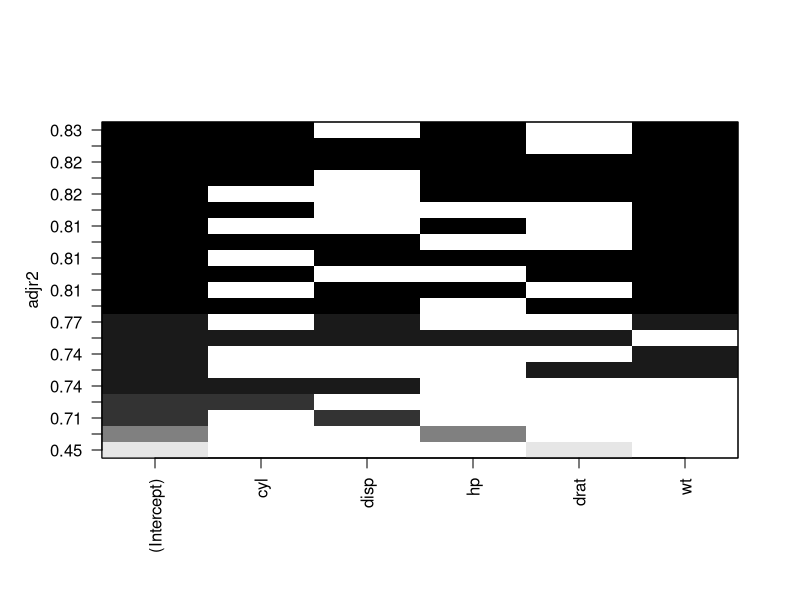
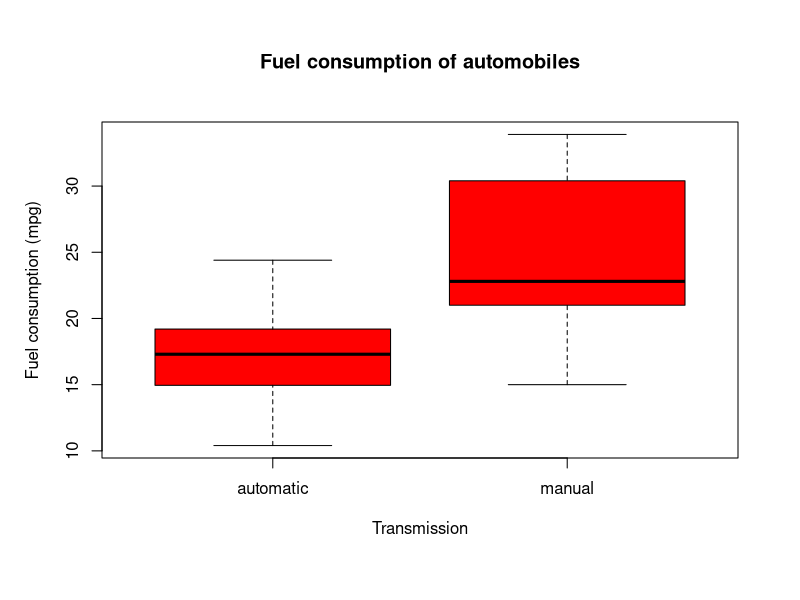
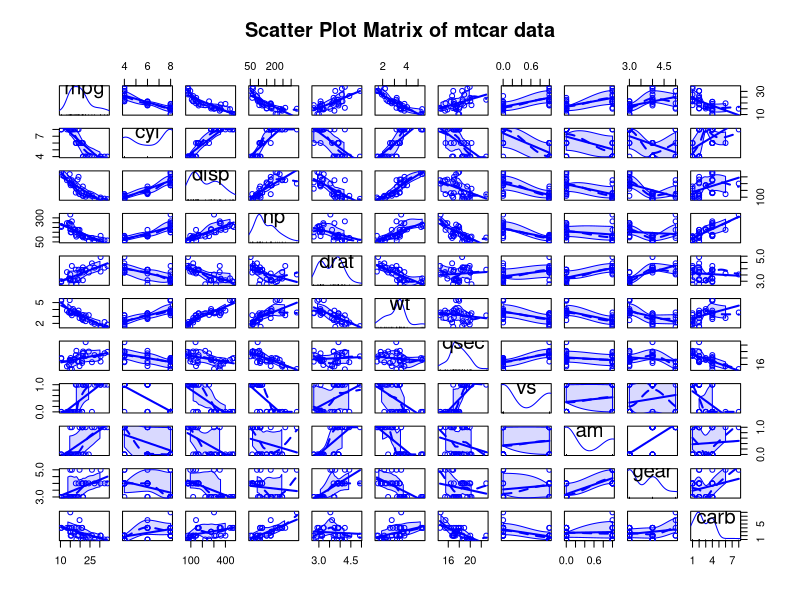

Here is the R script that generated these plots, in order: (Note: this script raises an error after producing the figures.)
## ---- chunk 1
data(mtcars)
d<-as.data.frame(mtcars)
## ---- chunk 2
library(leaps)
leaps<-regsubsets(mpg ~ cyl+disp+hp+drat+wt, data=d, nbest=5)
plot(leaps, scale="adjr2")
## ---- chunk 3
fit<- lm(mpg~ cyl+hp+wt, mtcars)
summary(fit)
## ---- chunk 4
d<-as.data.frame(mtcars)
d$trans[d$am==0]<-"automatic"
d$trans[d$am==1]<-"manual"
d$trans<-as.factor(as.character(d$trans))
boxplot(mpg~trans, data=d, col="red", xlab="Transmission", ylab="Fuel consumption (mpg)", main="Fuel consumption of automobiles")

## ---- chunk 5
library(plyr)
ddply(d, "trans", summarise, 
       N = length(mpg),
       min = min(mpg), 		
       median = median(mpg),		
       mean = mean(mpg),	       	
       max = max(mpg),
       sd   = sd(mpg),
       se   = sd / sqrt(N))

## ---- chunk 6
t.test(mpg ~ trans, data=d)
## ---- chunk 7
library(car)
scatterplotMatrix(mtcars, spred=FALSE, smoother.args=list(lty=2), main="Scatter Plot Matrix of mtcar data")
## ---- chunk 8
fit<- lm(mpg~ cyl+hp+wt, mtcars)

relweights <- function(fit,...){
  R <- cor(fit$model)
  nvar <- ncol(R)
  rxx <- R[2:nvar, 2:nvar]
  rxy <- R[2:nvar, 1]
  svd <- eigen(rxx)
  evec <- svd$vectors
  ev <- svd$values
  delta <- diag(sqrt(ev))
  lambda <- evec %*% delta %*% t(evec)
  lambdasq <- lambda ^ 2
  beta <- solve(lambda) %*% rxy
  rsquare <- colSums(beta ^ 2)
  rawwgt <- lambdasq %*% beta ^ 2
  import <- (rawwgt / rsquare) * 100
  import <- as.data.frame(import)
  row.names(import) <- names(fit$model[2:nvar])
  names(import) <- "Weights"
  import <- import[order(import),1, drop=FALSE]
  dotchart(import$Weights, labels=row.names(import),
           xlab="% of R-Square", pch=19,
           main="Relative Importance of Predictor Variables",
           sub=paste("Total R-Square=", round(rsquare, digits=3)),
           ...)
  return(import)
}
relweights(fit, col="red")

## ---- chunk 9
par(mfrow=c(2,2))
plot(fit)
## ---- chunk 10
influence.measures(fit)
